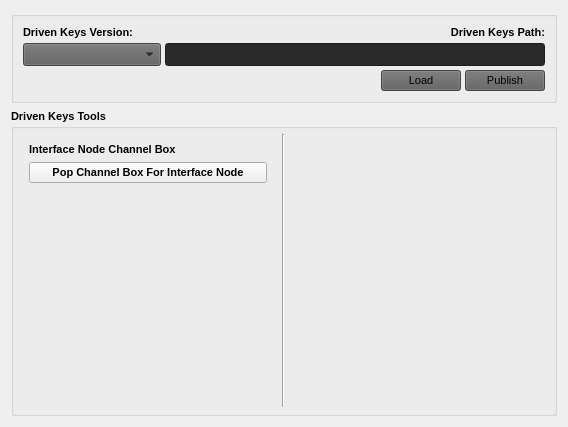
            <widget class="QWidget" name="toolBoxPage4">
             <property name="geometry">
              <rect>
               <x>0</x>
               <y>0</y>
               <width>568</width>
               <height>427</height>
              </rect>
             </property>
             <attribute name="label">
              <string>4. Driven Keys</string>
             </attribute>
             <layout class="QHBoxLayout" name="horizontalLayout_67">
              <item>
               <layout class="QVBoxLayout" name="verticalLayout_118">
                <item>
                 <widget class="QGroupBox" name="groupBox_23">
                  <property name="font">
                   <font>
                    <pointsize>8</pointsize>
                    <weight>50</weight>
                    <bold>false</bold>
                   </font>
                  </property>
                  <property name="title">
                   <string/>
                  </property>
                  <layout class="QVBoxLayout" name="verticalLayout_119">
                   <item>
                    <layout class="QVBoxLayout" name="verticalLayout_120">
                     <property name="spacing">
                      <number>4</number>
                     </property>
                     <item>
                      <layout class="QHBoxLayout" name="horizontalLayout_65">
                       <property name="spacing">
                        <number>4</number>
                       </property>
                       <item>
                        <layout class="QVBoxLayout" name="verticalLayout_121">
                         <property name="spacing">
                          <number>4</number>
                         </property>
                         <item>
                          <widget class="QLabel" name="label_61">
                           <property name="font">
                            <font>
                             <pointsize>8</pointsize>
                             <weight>75</weight>
                             <bold>true</bold>
                            </font>
                           </property>
                           <property name="text">
                            <string>Driven Keys Version:</string>
                           </property>
                          </widget>
                         </item>
                         <item>
                          <widget class="QComboBox" name="frbDrivenKeysVersionComboBox">
                           <property name="minimumSize">
                            <size>
                             <width>138</width>
                             <height>23</height>
                            </size>
                           </property>
                           <property name="font">
                            <font>
                             <pointsize>8</pointsize>
                             <weight>50</weight>
                             <bold>false</bold>
                            </font>
                           </property>
                           <property name="styleSheet">
                            <string notr="true">background-color: rgb(95, 95, 95);</string>
                           </property>
                          </widget>
                         </item>
                        </layout>
                       </item>
                       <item>
                        <layout class="QVBoxLayout" name="verticalLayout_122">
                         <property name="spacing">
                          <number>4</number>
                         </property>
                         <item>
                          <widget class="QLabel" name="label_62">
                           <property name="font">
                            <font>
                             <pointsize>8</pointsize>
                             <weight>75</weight>
                             <bold>true</bold>
                            </font>
                           </property>
                           <property name="text">
                            <string>Driven Keys Path:</string>
                           </property>
                           <property name="alignment">
                            <set>Qt::AlignRight|Qt::AlignTrailing|Qt::AlignVCenter</set>
                           </property>
                          </widget>
                         </item>
                         <item>
                          <widget class="QLineEdit" name="frbDrivenKeysVersionPathLineEdit">
                           <property name="minimumSize">
                            <size>
                             <width>0</width>
                             <height>23</height>
                            </size>
                           </property>
                           <property name="styleSheet">
                            <string notr="true">background-color: rgb(42, 42, 42);</string>
                           </property>
                           <property name="readOnly">
                            <bool>true</bool>
                           </property>
                          </widget>
                         </item>
                        </layout>
                       </item>
                      </layout>
                     </item>
                     <item>
                      <layout class="QHBoxLayout" name="horizontalLayout_66">
                       <property name="spacing">
                        <number>4</number>
                       </property>
                       <item>
                        <spacer name="horizontalSpacer_27">
                         <property name="orientation">
                          <enum>Qt::Horizontal</enum>
                         </property>
                         <property name="sizeHint" stdset="0">
                          <size>
                           <width>40</width>
                           <height>20</height>
                          </size>
                         </property>
                        </spacer>
                       </item>
                       <item>
                        <widget class="QPushButton" name="frbDrivenKeysLoadPushButton">
                         <property name="minimumSize">
                          <size>
                           <width>75</width>
                           <height>0</height>
                          </size>
                         </property>
                         <property name="font">
                          <font>
                           <pointsize>8</pointsize>
                           <weight>50</weight>
                           <bold>false</bold>
                          </font>
                         </property>
                         <property name="styleSheet">
                          <string notr="true">background-color: rgb(95, 95, 95);</string>
                         </property>
                         <property name="text">
                          <string>Load</string>
                         </property>
                        </widget>
                       </item>
                       <item>
                        <widget class="QPushButton" name="frbDrivenKeysPublishPushButton">
                         <property name="minimumSize">
                          <size>
                           <width>75</width>
                           <height>0</height>
                          </size>
                         </property>
                         <property name="font">
                          <font>
                           <pointsize>8</pointsize>
                           <weight>50</weight>
                           <bold>false</bold>
                          </font>
                         </property>
                         <property name="styleSheet">
                          <string notr="true">background-color: rgb(95, 95, 95);</string>
                         </property>
                         <property name="text">
                          <string>Publish</string>
                         </property>
                        </widget>
                       </item>
                      </layout>
                     </item>
                    </layout>
                   </item>
                  </layout>
                 </widget>
                </item>
                <item>
                 <widget class="QGroupBox" name="groupBox_24">
                  <property name="sizePolicy">
                   <sizepolicy hsizetype="Minimum" vsizetype="Preferred">
                    <horstretch>0</horstretch>
                    <verstretch>0</verstretch>
                   </sizepolicy>
                  </property>
                  <property name="minimumSize">
                   <size>
                    <width>276</width>
                    <height>0</height>
                   </size>
                  </property>
                  <property name="font">
                   <font>
                    <pointsize>8</pointsize>
                    <weight>75</weight>
                    <bold>true</bold>
                   </font>
                  </property>
                  <property name="title">
                   <string>Driven Keys Tools</string>
                  </property>
                  <property name="flat">
                   <bool>false</bool>
                  </property>
                  <property name="checkable">
                   <bool>false</bool>
                  </property>
                  <layout class="QVBoxLayout" name="verticalLayout_66">
                   <property name="margin">
                    <number>6</number>
                   </property>
                   <item>
                    <layout class="QHBoxLayout" name="horizontalLayout_35">
                     <property name="spacing">
                      <number>6</number>
                     </property>
                     <item>
                      <widget class="QFrame" name="frame_16">
                       <property name="minimumSize">
                        <size>
                         <width>256</width>
                         <height>0</height>
                        </size>
                       </property>
                       <layout class="QVBoxLayout" name="verticalLayout_62">
                        <item>
                         <layout class="QVBoxLayout" name="verticalLayout_64">
                          <item>
                           <widget class="QLabel" name="label_33">
                            <property name="font">
                             <font>
                              <weight>75</weight>
                              <bold>true</bold>
                             </font>
                            </property>
                            <property name="text">
                             <string>Interface Node Channel Box</string>
                            </property>
                           </widget>
                          </item>
                          <item>
                           <widget class="QPushButton" name="frbToolsInterfaceNodeChannelBoxPushButton">
                            <property name="text">
                             <string>Pop Channel Box For Interface Node</string>
                            </property>
                           </widget>
                          </item>
                         </layout>
                        </item>
                        <item>
                         <spacer name="verticalSpacer_7">
                          <property name="orientation">
                           <enum>Qt::Vertical</enum>
                          </property>
                          <property name="sizeHint" stdset="0">
                           <size>
                            <width>13</width>
                            <height>134</height>
                           </size>
                          </property>
                         </spacer>
                        </item>
                       </layout>
                      </widget>
                     </item>
                     <item>
                      <widget class="Line" name="line_4">
                       <property name="lineWidth">
                        <number>1</number>
                       </property>
                       <property name="orientation">
                        <enum>Qt::Vertical</enum>
                       </property>
                      </widget>
                     </item>
                     <item>
                      <widget class="QFrame" name="frame_6">
                       <property name="minimumSize">
                        <size>
                         <width>257</width>
                         <height>0</height>
                        </size>
                       </property>
                       <property name="frameShape">
                        <enum>QFrame::NoFrame</enum>
                       </property>
                       <property name="frameShadow">
                        <enum>QFrame::Plain</enum>
                       </property>
                       <layout class="QVBoxLayout" name="verticalLayout_65"/>
                      </widget>
                     </item>
                    </layout>
                   </item>
                  </layout>
                 </widget>
                </item>
               </layout>
              </item>
             </layout>
            </widget>
